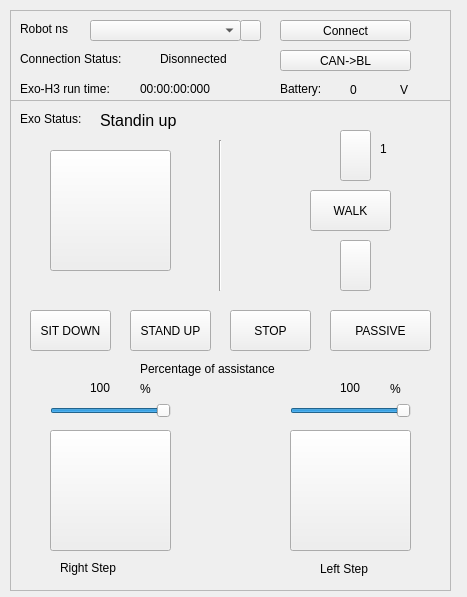
<?xml version="1.0" encoding="UTF-8"?>
<ui version="4.0">
 <class>H3Form</class>
 <widget class="QWidget" name="H3Form">
  <property name="geometry">
   <rect>
    <x>0</x>
    <y>0</y>
    <width>467</width>
    <height>597</height>
   </rect>
  </property>
  <property name="windowTitle">
   <string>EXO-H3</string>
  </property>
  <property name="toolTip">
   <string/>
  </property>
  <widget class="QLabel" name="batteryLabel_2">
   <property name="geometry">
    <rect>
     <x>20</x>
     <y>20</y>
     <width>61</width>
     <height>17</height>
    </rect>
   </property>
   <property name="text">
    <string>Robot ns</string>
   </property>
  </widget>
  <widget class="QLabel" name="batteryLabel_3">
   <property name="geometry">
    <rect>
     <x>20</x>
     <y>50</y>
     <width>131</width>
     <height>17</height>
    </rect>
   </property>
   <property name="text">
    <string>Connection Status:</string>
   </property>
  </widget>
  <widget class="QLabel" name="batteryLabel">
   <property name="geometry">
    <rect>
     <x>280</x>
     <y>80</y>
     <width>61</width>
     <height>17</height>
    </rect>
   </property>
   <property name="text">
    <string>Battery:</string>
   </property>
  </widget>
  <widget class="QComboBox" name="robotNsComboBox">
   <property name="geometry">
    <rect>
     <x>90</x>
     <y>20</y>
     <width>151</width>
     <height>21</height>
    </rect>
   </property>
  </widget>
  <widget class="QLabel" name="batteryLabel_8">
   <property name="geometry">
    <rect>
     <x>20</x>
     <y>80</y>
     <width>121</width>
     <height>17</height>
    </rect>
   </property>
   <property name="text">
    <string>Exo-H3 run time:</string>
   </property>
  </widget>
  <widget class="QLabel" name="runtimeLabel">
   <property name="geometry">
    <rect>
     <x>140</x>
     <y>80</y>
     <width>101</width>
     <height>17</height>
    </rect>
   </property>
   <property name="text">
    <string>00:00:00:000</string>
   </property>
  </widget>
  <widget class="QPushButton" name="refreshIconButton">
   <property name="geometry">
    <rect>
     <x>240</x>
     <y>20</y>
     <width>21</width>
     <height>21</height>
    </rect>
   </property>
   <property name="icon">
    <iconset resource="resource.qrc">
     <normaloff>:/resource/refresh.png</normaloff>
     <normalon>:/resource/refresh.png</normalon>:/resource/refresh.png</iconset>
   </property>
   <property name="iconSize">
    <size>
     <width>20</width>
     <height>20</height>
    </size>
   </property>
  </widget>
  <widget class="QPushButton" name="seatedImageButton">
   <property name="geometry">
    <rect>
     <x>50</x>
     <y>150</y>
     <width>121</width>
     <height>121</height>
    </rect>
   </property>
   <property name="sizePolicy">
    <sizepolicy hsizetype="Minimum" vsizetype="Minimum">
     <horstretch>0</horstretch>
     <verstretch>0</verstretch>
    </sizepolicy>
   </property>
   <property name="text">
    <string/>
   </property>
   <property name="icon">
    <iconset resource="resource.qrc">
     <normaloff>:/resource/sit_down.png</normaloff>
     <normalon>:/resource/sit_down.png</normalon>:/resource/sit_down.png</iconset>
   </property>
   <property name="iconSize">
    <size>
     <width>121</width>
     <height>121</height>
    </size>
   </property>
   <property name="checkable">
    <bool>false</bool>
   </property>
  </widget>
  <widget class="QLabel" name="label_2">
   <property name="geometry">
    <rect>
     <x>390</x>
     <y>380</y>
     <width>21</width>
     <height>17</height>
    </rect>
   </property>
   <property name="text">
    <string>%</string>
   </property>
  </widget>
  <widget class="QPushButton" name="arrowUpButton">
   <property name="geometry">
    <rect>
     <x>340</x>
     <y>130</y>
     <width>31</width>
     <height>51</height>
    </rect>
   </property>
   <property name="text">
    <string/>
   </property>
   <property name="icon">
    <iconset resource="resource.qrc">
     <normaloff>:/resource/arrow_up.png</normaloff>
     <normalon>:/resource/arrow_up.png</normalon>:/resource/arrow_up.png</iconset>
   </property>
   <property name="iconSize">
    <size>
     <width>31</width>
     <height>51</height>
    </size>
   </property>
  </widget>
  <widget class="QSlider" name="rightSlider">
   <property name="geometry">
    <rect>
     <x>50</x>
     <y>395</y>
     <width>121</width>
     <height>31</height>
    </rect>
   </property>
   <property name="minimum">
    <number>1</number>
   </property>
   <property name="maximum">
    <number>10</number>
   </property>
   <property name="singleStep">
    <number>1</number>
   </property>
   <property name="pageStep">
    <number>1</number>
   </property>
   <property name="value">
    <number>10</number>
   </property>
   <property name="tracking">
    <bool>true</bool>
   </property>
   <property name="orientation">
    <enum>Qt::Horizontal</enum>
   </property>
  </widget>
  <widget class="QLabel" name="taskStatusLabel">
   <property name="geometry">
    <rect>
     <x>100</x>
     <y>110</y>
     <width>341</width>
     <height>20</height>
    </rect>
   </property>
   <property name="font">
    <font>
     <pointsize>12</pointsize>
    </font>
   </property>
   <property name="text">
    <string>Standin up</string>
   </property>
  </widget>
  <widget class="QPushButton" name="sitDownButton">
   <property name="geometry">
    <rect>
     <x>30</x>
     <y>310</y>
     <width>81</width>
     <height>41</height>
    </rect>
   </property>
   <property name="text">
    <string>SIT DOWN</string>
   </property>
  </widget>
  <widget class="QPushButton" name="stopButton">
   <property name="geometry">
    <rect>
     <x>230</x>
     <y>310</y>
     <width>81</width>
     <height>41</height>
    </rect>
   </property>
   <property name="text">
    <string>STOP</string>
   </property>
  </widget>
  <widget class="QPushButton" name="rightStepButton">
   <property name="geometry">
    <rect>
     <x>50</x>
     <y>430</y>
     <width>121</width>
     <height>121</height>
    </rect>
   </property>
   <property name="text">
    <string/>
   </property>
   <property name="icon">
    <iconset resource="resource.qrc">
     <normaloff>:/resource/right_step.png</normaloff>
     <normalon>:/resource/right_step.png</normalon>:/resource/right_step.png</iconset>
   </property>
   <property name="iconSize">
    <size>
     <width>121</width>
     <height>121</height>
    </size>
   </property>
  </widget>
  <widget class="QPushButton" name="standUpButton">
   <property name="geometry">
    <rect>
     <x>130</x>
     <y>310</y>
     <width>81</width>
     <height>41</height>
    </rect>
   </property>
   <property name="text">
    <string>STAND UP</string>
   </property>
  </widget>
  <widget class="QPushButton" name="leftStepButton">
   <property name="geometry">
    <rect>
     <x>290</x>
     <y>430</y>
     <width>121</width>
     <height>121</height>
    </rect>
   </property>
   <property name="text">
    <string/>
   </property>
   <property name="icon">
    <iconset resource="resource.qrc">
     <normaloff>:/resource/left_step.png</normaloff>
     <normalon>:/resource/left_step.png</normalon>:/resource/left_step.png</iconset>
   </property>
   <property name="iconSize">
    <size>
     <width>121</width>
     <height>121</height>
    </size>
   </property>
  </widget>
  <widget class="QSlider" name="leftSlider">
   <property name="geometry">
    <rect>
     <x>290</x>
     <y>395</y>
     <width>121</width>
     <height>31</height>
    </rect>
   </property>
   <property name="minimum">
    <number>1</number>
   </property>
   <property name="maximum">
    <number>10</number>
   </property>
   <property name="singleStep">
    <number>1</number>
   </property>
   <property name="pageStep">
    <number>1</number>
   </property>
   <property name="value">
    <number>10</number>
   </property>
   <property name="orientation">
    <enum>Qt::Horizontal</enum>
   </property>
  </widget>
  <widget class="QLabel" name="leftStepLabel">
   <property name="geometry">
    <rect>
     <x>320</x>
     <y>560</y>
     <width>81</width>
     <height>17</height>
    </rect>
   </property>
   <property name="text">
    <string>Left Step</string>
   </property>
  </widget>
  <widget class="QLabel" name="batteryLabel_9">
   <property name="geometry">
    <rect>
     <x>20</x>
     <y>110</y>
     <width>81</width>
     <height>17</height>
    </rect>
   </property>
   <property name="text">
    <string>Exo Status:</string>
   </property>
  </widget>
  <widget class="QLabel" name="assistancelabel">
   <property name="geometry">
    <rect>
     <x>140</x>
     <y>360</y>
     <width>171</width>
     <height>17</height>
    </rect>
   </property>
   <property name="text">
    <string>Percentage of assistance</string>
   </property>
  </widget>
  <widget class="QPushButton" name="passiveButton">
   <property name="geometry">
    <rect>
     <x>330</x>
     <y>310</y>
     <width>101</width>
     <height>41</height>
    </rect>
   </property>
   <property name="text">
    <string>PASSIVE</string>
   </property>
  </widget>
  <widget class="QLabel" name="rightSteplabel">
   <property name="geometry">
    <rect>
     <x>60</x>
     <y>560</y>
     <width>81</width>
     <height>17</height>
    </rect>
   </property>
   <property name="text">
    <string>Right Step</string>
   </property>
   <property name="textInteractionFlags">
    <set>Qt::TextBrowserInteraction</set>
   </property>
   <property name="buddy">
    <cstring></cstring>
   </property>
  </widget>
  <widget class="Line" name="line">
   <property name="geometry">
    <rect>
     <x>210</x>
     <y>140</y>
     <width>20</width>
     <height>151</height>
    </rect>
   </property>
   <property name="orientation">
    <enum>Qt::Vertical</enum>
   </property>
  </widget>
  <widget class="QPushButton" name="walkButton">
   <property name="geometry">
    <rect>
     <x>310</x>
     <y>190</y>
     <width>81</width>
     <height>41</height>
    </rect>
   </property>
   <property name="text">
    <string>WALK</string>
   </property>
  </widget>
  <widget class="QPushButton" name="arrowDownButton">
   <property name="geometry">
    <rect>
     <x>340</x>
     <y>240</y>
     <width>31</width>
     <height>51</height>
    </rect>
   </property>
   <property name="text">
    <string/>
   </property>
   <property name="icon">
    <iconset resource="resource.qrc">
     <normaloff>:/resource/arrow_down.png</normaloff>
     <normalon>:/resource/arrow_down.png</normalon>:/resource/arrow_down.png</iconset>
   </property>
   <property name="iconSize">
    <size>
     <width>31</width>
     <height>51</height>
    </size>
   </property>
  </widget>
  <widget class="QFrame" name="frame">
   <property name="geometry">
    <rect>
     <x>10</x>
     <y>100</y>
     <width>441</width>
     <height>491</height>
    </rect>
   </property>
   <property name="frameShape">
    <enum>QFrame::StyledPanel</enum>
   </property>
   <property name="frameShadow">
    <enum>QFrame::Raised</enum>
   </property>
   <widget class="QLabel" name="rightSliderLabel">
    <property name="geometry">
     <rect>
      <x>80</x>
      <y>280</y>
      <width>41</width>
      <height>16</height>
     </rect>
    </property>
    <property name="text">
     <string>100</string>
    </property>
   </widget>
   <widget class="QLabel" name="label">
    <property name="geometry">
     <rect>
      <x>130</x>
      <y>280</y>
      <width>21</width>
      <height>17</height>
     </rect>
    </property>
    <property name="text">
     <string>%</string>
    </property>
   </widget>
   <widget class="QLabel" name="leftSliderLabel">
    <property name="geometry">
     <rect>
      <x>330</x>
      <y>280</y>
      <width>41</width>
      <height>16</height>
     </rect>
    </property>
    <property name="text">
     <string>100</string>
    </property>
   </widget>
   <widget class="QLabel" name="speedLabel">
    <property name="geometry">
     <rect>
      <x>370</x>
      <y>40</y>
      <width>16</width>
      <height>17</height>
     </rect>
    </property>
    <property name="text">
     <string>1</string>
    </property>
   </widget>
  </widget>
  <widget class="QFrame" name="frame_2">
   <property name="geometry">
    <rect>
     <x>10</x>
     <y>10</y>
     <width>441</width>
     <height>91</height>
    </rect>
   </property>
   <property name="frameShape">
    <enum>QFrame::StyledPanel</enum>
   </property>
   <property name="frameShadow">
    <enum>QFrame::Raised</enum>
   </property>
   <widget class="QPushButton" name="selectRobotNsButton">
    <property name="geometry">
     <rect>
      <x>270</x>
      <y>10</y>
      <width>131</width>
      <height>21</height>
     </rect>
    </property>
    <property name="text">
     <string>Connect</string>
    </property>
   </widget>
   <widget class="QLabel" name="batteryIndicatorLabel">
    <property name="geometry">
     <rect>
      <x>340</x>
      <y>70</y>
      <width>41</width>
      <height>20</height>
     </rect>
    </property>
    <property name="text">
     <string>0</string>
    </property>
   </widget>
   <widget class="QLabel" name="batteryIndicatorLabel_2">
    <property name="geometry">
     <rect>
      <x>390</x>
      <y>70</y>
      <width>16</width>
      <height>20</height>
     </rect>
    </property>
    <property name="text">
     <string>V</string>
    </property>
   </widget>
   <widget class="QPushButton" name="commandAPPButton">
    <property name="geometry">
     <rect>
      <x>270</x>
      <y>40</y>
      <width>131</width>
      <height>21</height>
     </rect>
    </property>
    <property name="text">
     <string>CAN-&gt;BL</string>
    </property>
   </widget>
   <widget class="QLabel" name="connectionLabel">
    <property name="geometry">
     <rect>
      <x>150</x>
      <y>40</y>
      <width>91</width>
      <height>17</height>
     </rect>
    </property>
    <property name="text">
     <string>Disonnected</string>
    </property>
   </widget>
  </widget>
  <widget class="QSplitter" name="splitter">
   <property name="geometry">
    <rect>
     <x>0</x>
     <y>0</y>
     <width>0</width>
     <height>0</height>
    </rect>
   </property>
   <property name="orientation">
    <enum>Qt::Horizontal</enum>
   </property>
  </widget>
  <zorder>splitter</zorder>
  <zorder>frame_2</zorder>
  <zorder>frame</zorder>
  <zorder>batteryLabel_2</zorder>
  <zorder>batteryLabel_3</zorder>
  <zorder>batteryLabel</zorder>
  <zorder>robotNsComboBox</zorder>
  <zorder>batteryLabel_8</zorder>
  <zorder>runtimeLabel</zorder>
  <zorder>refreshIconButton</zorder>
  <zorder>seatedImageButton</zorder>
  <zorder>label_2</zorder>
  <zorder>arrowUpButton</zorder>
  <zorder>rightSlider</zorder>
  <zorder>taskStatusLabel</zorder>
  <zorder>sitDownButton</zorder>
  <zorder>stopButton</zorder>
  <zorder>rightStepButton</zorder>
  <zorder>standUpButton</zorder>
  <zorder>leftStepButton</zorder>
  <zorder>leftSlider</zorder>
  <zorder>leftStepLabel</zorder>
  <zorder>batteryLabel_9</zorder>
  <zorder>assistancelabel</zorder>
  <zorder>passiveButton</zorder>
  <zorder>rightSteplabel</zorder>
  <zorder>line</zorder>
  <zorder>walkButton</zorder>
  <zorder>arrowDownButton</zorder>
 </widget>
 <resources>
  <include location="resource.qrc"/>
 </resources>
 <connections/>
</ui>
